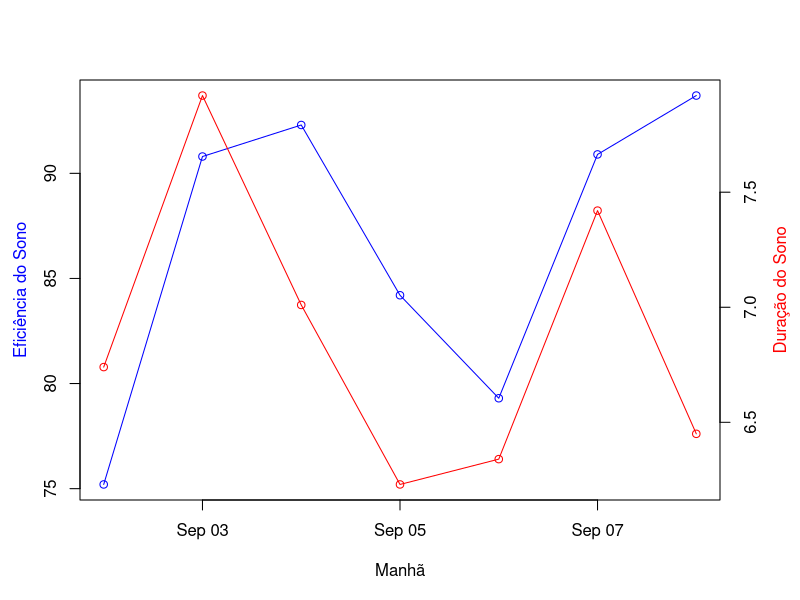

This chart was generated by the following R code:
# Datas e Hora

# Obs: Caso tenha problemas com a acentuação, consulte este link:
# https://support.rstudio.com/hc/en-us/articles/200532197-Character-Encoding

# Configurando o diretório de trabalho
# Coloque entre aspas o diretório de trabalho que você está usando no seu computador
# Não use diretórios com espaço no nome
setwd("C:/Users/conta/OneDrive/Documentos/DataScience/BIG_DATA_R_AZURE/Cap03")
getwd()

# Hora e Data do sistema
hoje <- Sys.Date()
hoje
class(hoje)
Sys.time()
Sys.timezone()


# Data - representada por Date
# Armazenados como número de dias desde 1 de Janeiro de 1970

# Time - representado por POSIXct
# Armazenados como número de segundos desde 1 de Janeiro de 1970

# Formatando Datas
# %d: dia do mês em 2 dígitos (13)
# %m: mês em 2 digitos (01)
# %y: ano em 2 dígitos (82)
# %Y: ano em 4 dígitos (1982)
# %A: dia da semana (Friday)
# %a: dia da semana abreviado (Fri)
# %B: mês (July)
# %b: mês abreviado (Jul)


# Formatando hora
# %H: hora (00-23)
# %M: minuto
# %S: segundo
# %T: formado reduzido para %H:%M:%S
?strptime


# Formatando a saída - as.Date()
as.Date("2018-06-28")
as.Date("Jun-28-18", format = "%b-%d-%y")
as.Date("28 June, 2018", format = "%d %B, %Y")


# Função format()
Sys.Date()
?format
format(Sys.Date(), format = "%d %B, %Y")
format(Sys.Date(), format = "Hoje é %A!")


# Convertendo Datas - as.POSIXct
date1 <- "Jun 13, '96 hours:23 minutes:01 seconds:45"
date1_convert <- as.POSIXct(date1, format = "%B %d, '%y hours:%H minutes:%M seconds:%S")
date1_convert


# Operações com Datas
data_de_hoje <- as.Date("2016-06-25", format = "%Y-%m-%d")
data_de_hoje
data_de_hoje + 1

my_time <- as.POSIXct("2016-05-14 11:24:134")
my_time
my_time + 1

data_de_hoje - as.Date(my_time)
data_de_hoje - my_time


# Convertendo Data em formato específico
# O vetor de números pode representar o número de dias, horas ou minutos (de acordo com o que você quer converter)
# A Linguagem R considera o ponto de início a data de 01 de Janeiro de 1970 e contabiliza o total
# de horas, minutos ou segundos, aquilo que o vetor numérico representar
dts = c(1127056501,1104295502,1129233601,1113547501,1119826801,1132519502,1125298801,1113289201)
mydates = dts

# POSIXct, armazena os segundos desde uma data específica, 
# convertendo os valores numéricos (que podem representar horas, minutos ou segundos) desde 01 de Janeiro de 1970
# POSIXt é a classe principal e POSIXct e POSIXlt são subclasses. 
# Poderíamos usar aqui apenas POSIXct, que é a subclasse (mas não podemos usar apenas a classe principal)
class(mydates) = c('POSIXt','POSIXct')
mydates
class(mydates)

mydates = structure(dts, class = c('POSIXt','POSIXct'))
mydates


# Função ISODate
b1 = ISOdate(2011,3,23)
b1
b2 = ISOdate(2012,9,19)
b2
b2 - b1

difftime(b2, b1, units = 'weeks')


# Pacote lubridate
?lubridate
install.packages("lubridate")
require(lubridate)

ymd("20180604") 
mdy("06-04-2018") 
dmy("04/06/2018")

chegada <- ymd_hms("2016-06-04 12:00:00", tz = "Pacific/Auckland")
partida <- ymd_hms("2011-08-10 14:00:00", tz = "Pacific/Auckland")

chegada
partida

second(chegada)
second(chegada) <- 23
chegada
wday(chegada)
wday(chegada, label = TRUE)
class(chegada)

# Cria um objeto que especifica a data de início e data de fim
interval(chegada, partida)


tm1.lub <- ymd_hms("2020-05-24 23:55:26")
tm1.lub

tm2.lub <- mdy_hm("05/25/20 08:32")
tm2.lub

year(tm1.lub)
week(tm1.lub)

tm1.dechr <- hour(tm1.lub) + minute(tm1.lub)/60 + second(tm1.lub)/3600
tm1.dechr
force_tz(tm1.lub, "Pacific/Auckland")


# Gerando um dataframe de datas
sono <- data.frame(bed.time = ymd_hms("2013-09-01 23:05:24", "2013-09-02 22:51:09", 
                                       "2013-09-04 00:09:16", "2013-09-04 23:43:31", "2013-09-06 00:17:41", "2013-09-06 22:42:27", 
                                       "2013-09-08 00:22:27"), rise.time = ymd_hms("2013-09-02 08:03:29", "2013-09-03 07:34:21", 
                                                                                   "2013-09-04 07:45:06", "2013-09-05 07:07:17", "2013-09-06 08:17:13", "2013-09-07 06:52:11", 
                                                                                   "2013-09-08 07:15:19"), sleep.time = dhours(c(6.74, 7.92, 7.01, 6.23, 6.34, 7.42, 6.45)))
sono
sono$eficiencia <- round(sono$sleep.time/(sono$rise.time - sono$bed.time) * 100, 1)
sono


# Gerando um plot a partir de datas
par(mar = c(5, 4, 4, 4))
plot(round_date(sono$rise.time, "day"), sono$eficiencia, type = "o", col = "blue", xlab = "Manhã", ylab = NA)
par(new = TRUE)
plot(round_date(sono$rise.time, "day"), sono$sleep.time/3600, type = "o", col = "red", axes = FALSE, ylab = NA, xlab = NA)
axis(side = 4)
mtext(side = 4, line = 2.5, col = "red", "Duração do Sono")
mtext(side = 2, line = 2.5, col = "blue", "Eficiência do Sono")


